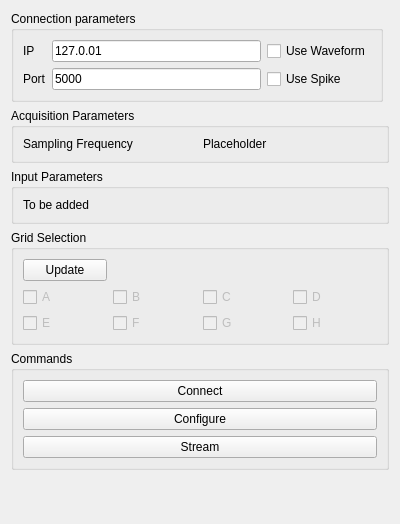
<?xml version="1.0" encoding="UTF-8"?>
<ui version="4.0">
 <class>IntanRHDControllerForm</class>
 <widget class="QWidget" name="IntanRHDControllerForm">
  <property name="geometry">
   <rect>
    <x>0</x>
    <y>0</y>
    <width>400</width>
    <height>524</height>
   </rect>
  </property>
  <property name="windowTitle">
   <string>RHD Recording Controller</string>
  </property>
  <layout class="QGridLayout" name="gridLayout">
   <item row="6" column="0" colspan="2">
    <widget class="QGroupBox" name="commandsGroupBox">
     <property name="title">
      <string>Commands</string>
     </property>
     <layout class="QGridLayout" name="gridLayout_3">
      <item row="0" column="0">
       <widget class="QPushButton" name="commandConnectionPushButton">
        <property name="text">
         <string>Connect</string>
        </property>
       </widget>
      </item>
      <item row="1" column="0">
       <widget class="QPushButton" name="commandConfigurationPushButton">
        <property name="text">
         <string>Configure</string>
        </property>
       </widget>
      </item>
      <item row="2" column="0">
       <widget class="QPushButton" name="commandStreamPushButton">
        <property name="text">
         <string>Stream</string>
        </property>
       </widget>
      </item>
     </layout>
    </widget>
   </item>
   <item row="3" column="0" colspan="2">
    <widget class="QGroupBox" name="inputParametersGroupBox">
     <property name="title">
      <string>Input Parameters</string>
     </property>
     <layout class="QGridLayout" name="gridLayout_4">
      <item row="0" column="0">
       <widget class="QLabel" name="label_6">
        <property name="text">
         <string>To be added</string>
        </property>
       </widget>
      </item>
     </layout>
    </widget>
   </item>
   <item row="7" column="0">
    <spacer name="verticalSpacer">
     <property name="orientation">
      <enum>Qt::Vertical</enum>
     </property>
     <property name="sizeHint" stdset="0">
      <size>
       <width>20</width>
       <height>40</height>
      </size>
     </property>
    </spacer>
   </item>
   <item row="2" column="0" colspan="2">
    <widget class="QGroupBox" name="acquisitionParametersGroupBox">
     <property name="title">
      <string>Acquisition Parameters</string>
     </property>
     <layout class="QGridLayout" name="gridLayout_2">
      <item row="1" column="0">
       <widget class="QLabel" name="label">
        <property name="text">
         <string>Sampling Frequency</string>
        </property>
       </widget>
      </item>
      <item row="1" column="1">
       <widget class="QLabel" name="acquisitionSamplingFrequencyLabel">
        <property name="text">
         <string>Placeholder</string>
        </property>
       </widget>
      </item>
     </layout>
    </widget>
   </item>
   <item row="4" column="0" colspan="2">
    <widget class="QGroupBox" name="gridSelectionGroupBox">
     <property name="title">
      <string>Grid Selection</string>
     </property>
     <layout class="QGridLayout" name="gridLayout_5">
      <item row="1" column="3">
       <widget class="QCheckBox" name="gridDCheckBox">
        <property name="enabled">
         <bool>false</bool>
        </property>
        <property name="text">
         <string>D</string>
        </property>
       </widget>
      </item>
      <item row="2" column="3">
       <widget class="QCheckBox" name="gridHCheckBox">
        <property name="enabled">
         <bool>false</bool>
        </property>
        <property name="text">
         <string>H</string>
        </property>
       </widget>
      </item>
      <item row="2" column="2">
       <widget class="QCheckBox" name="gridGCheckBox">
        <property name="enabled">
         <bool>false</bool>
        </property>
        <property name="text">
         <string>G</string>
        </property>
       </widget>
      </item>
      <item row="2" column="0">
       <widget class="QCheckBox" name="gridECheckBox">
        <property name="enabled">
         <bool>false</bool>
        </property>
        <property name="text">
         <string>E</string>
        </property>
       </widget>
      </item>
      <item row="2" column="1">
       <widget class="QCheckBox" name="gridFCheckBox">
        <property name="enabled">
         <bool>false</bool>
        </property>
        <property name="text">
         <string>F</string>
        </property>
       </widget>
      </item>
      <item row="1" column="0">
       <widget class="QCheckBox" name="gridACheckBox">
        <property name="enabled">
         <bool>false</bool>
        </property>
        <property name="text">
         <string>A</string>
        </property>
       </widget>
      </item>
      <item row="1" column="1">
       <widget class="QCheckBox" name="gridBCheckBox">
        <property name="enabled">
         <bool>false</bool>
        </property>
        <property name="text">
         <string>B</string>
        </property>
       </widget>
      </item>
      <item row="1" column="2">
       <widget class="QCheckBox" name="gridCCheckBox">
        <property name="enabled">
         <bool>false</bool>
        </property>
        <property name="text">
         <string>C</string>
        </property>
       </widget>
      </item>
      <item row="0" column="0">
       <widget class="QPushButton" name="deviceUpdatePushButton">
        <property name="text">
         <string>Update</string>
        </property>
       </widget>
      </item>
     </layout>
    </widget>
   </item>
   <item row="1" column="0">
    <widget class="QGroupBox" name="connectionGroupBox">
     <property name="title">
      <string>Connection parameters</string>
     </property>
     <layout class="QGridLayout" name="gridLayout_7">
      <item row="1" column="0">
       <widget class="QLabel" name="label_5">
        <property name="text">
         <string>Port</string>
        </property>
       </widget>
      </item>
      <item row="0" column="1">
       <widget class="QLineEdit" name="connectionIPLineEdit">
        <property name="text">
         <string>127.0.01</string>
        </property>
       </widget>
      </item>
      <item row="0" column="0">
       <widget class="QLabel" name="label_4">
        <property name="text">
         <string>IP</string>
        </property>
       </widget>
      </item>
      <item row="1" column="1">
       <widget class="QLineEdit" name="connectionPortLineEdit">
        <property name="text">
         <string>5000</string>
        </property>
       </widget>
      </item>
      <item row="0" column="2">
       <widget class="QCheckBox" name="connectionUseWaveformCheckBox">
        <property name="text">
         <string>Use Waveform</string>
        </property>
       </widget>
      </item>
      <item row="1" column="2">
       <widget class="QCheckBox" name="connectionUseSpikeCheckBox">
        <property name="text">
         <string>Use Spike</string>
        </property>
       </widget>
      </item>
     </layout>
    </widget>
   </item>
  </layout>
 </widget>
 <resources/>
 <connections/>
</ui>
